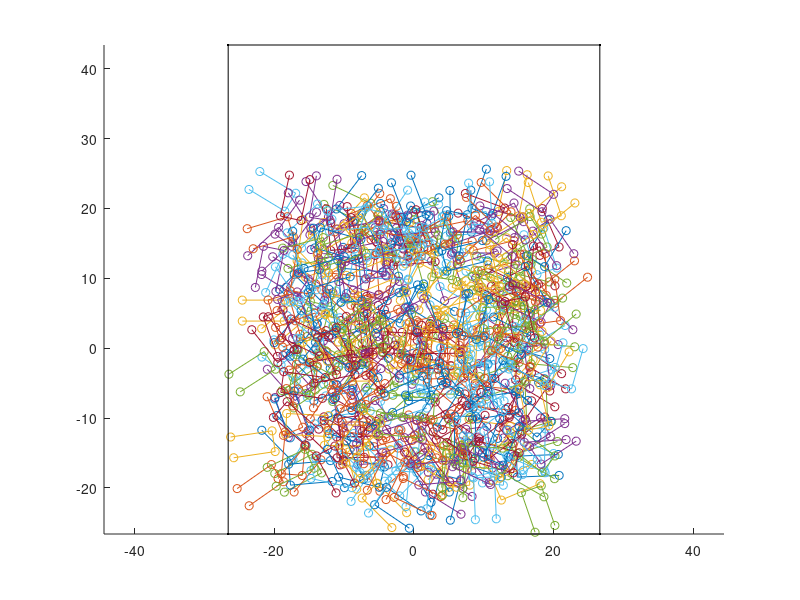

Write MATLAB code to recreate this figure. (Note: this script raises an error after producing the figure.)
clear all;
close all;
figure(1);
horz=26.6;
vert=35;
N=400;%number of smarts
box = [-1 -1 1 1 -1; -1 1 1 -1,-1];
box(1,:)=box(1,:)*horz;
box(2,:)=box(2,:)*vert+(vert-horz);
smartBase = [0 0 3 3; 6 0 0 6; 1 1 1 1];


smarts=ones(3,N*4);
for(i=1:N)
hold on;
R=zeros(3,3); R(3,3)=1;
r=rotz(360*rand);
t=[40*rand; 40*rand]-20;
R(1:2,1:2)=r(1:2,1:2);
R(1:2,3)=t;
smart=R*smartBase;

plot(smart(1,:),smart(2,:),'o-')
smarts(:,4*(i-1)+1:4*i)=[smart(1:2,:);i*ones(1,4)];
end
plot(box(1,:)',box(2,:),'k.-')
axis equal

smarts=smarts';
rsmarts=round(smarts,1);
smartsSorted=sortrows(rsmarts,[1,2]);
distMin=1;
m=-horz;
wind=6.1;
idx=2;

h1=figure(1);
h2=figure(2);
objects=allchild(h1);
copyobj(get(h1,'children'),h2);

PON=1;
while(m+distMin<horz)
    

    s=smartsSorted(smartsSorted(:,1)>m & smartsSorted(:,1)<(m+wind),:)';
    if(PON)
   
%     plot([s(1,1),s(2,1)],[s(1,end),s(2,end)],'-g');
    figure(2);
    line([m m],[-20,-20],'color','k')
    line([m+wind m+wind],[20,-20],'color','k')
    end
    
    if(isempty(s))
        m=m+.1;
        continue;
    end
    [mx,ind]=max(s(2,:));
    m=s(1,ind);
    l(1,idx)=s(1,ind);
    l(2,idx)=mx;  
    idx=idx+1;

end
l(:,1)=[-horz;l(2,2)];
l(:,idx)=[horz;l(2,end)];
figure(1);
plot(l(1,:),l(2,:),'-','linewidth',2);

% finding top line of smarts



% 
% R1=zeros(3,3); R1(3,3)=1;
% [R1,R2,R3]=deal(R1);
% r1=rotz(360*rand); r2=rotz(360*rand); r3=rotz(360*rand);
% t1=[3;-1]; t2=[6;5]; t3=[0;0];
% 
% R1(1:2,1:2)=r1(1:2,1:2);
% R2(1:2,1:2)=r2(1:2,1:2);
% R3(1:2,1:2)=r3(1:2,1:2);
% 
% R1(1:2,3)=t1;
% R2(1:2,3)=t2;
% R3(1:2,3)=t3;
% 
% % smart2=smarts0; smarts2(3,)=[3,-1,1];
% 
% 
% 
% 
% 
% smarts1= [R1*smartBase];
% smarts2= [R2*smartBase];
% smarts3= [R3*smartBase];
% 
% 
% figure(1);
% hold on;
% % fill(box(:,1),box(:,2),'r')
% 
% plot(smarts1(1,:),smarts1(2,:),'o-')
% plot(smarts2(1,:),smarts2(2,:),'o-')
% plot(smarts3(1,:),smarts3(2,:),'o-')
% plot(box(1,:)',box(2,:),'k.-')


% A=polyarea([xy(:,1);xy(1,1)],[xy(:,2);xy(1,2)]); 